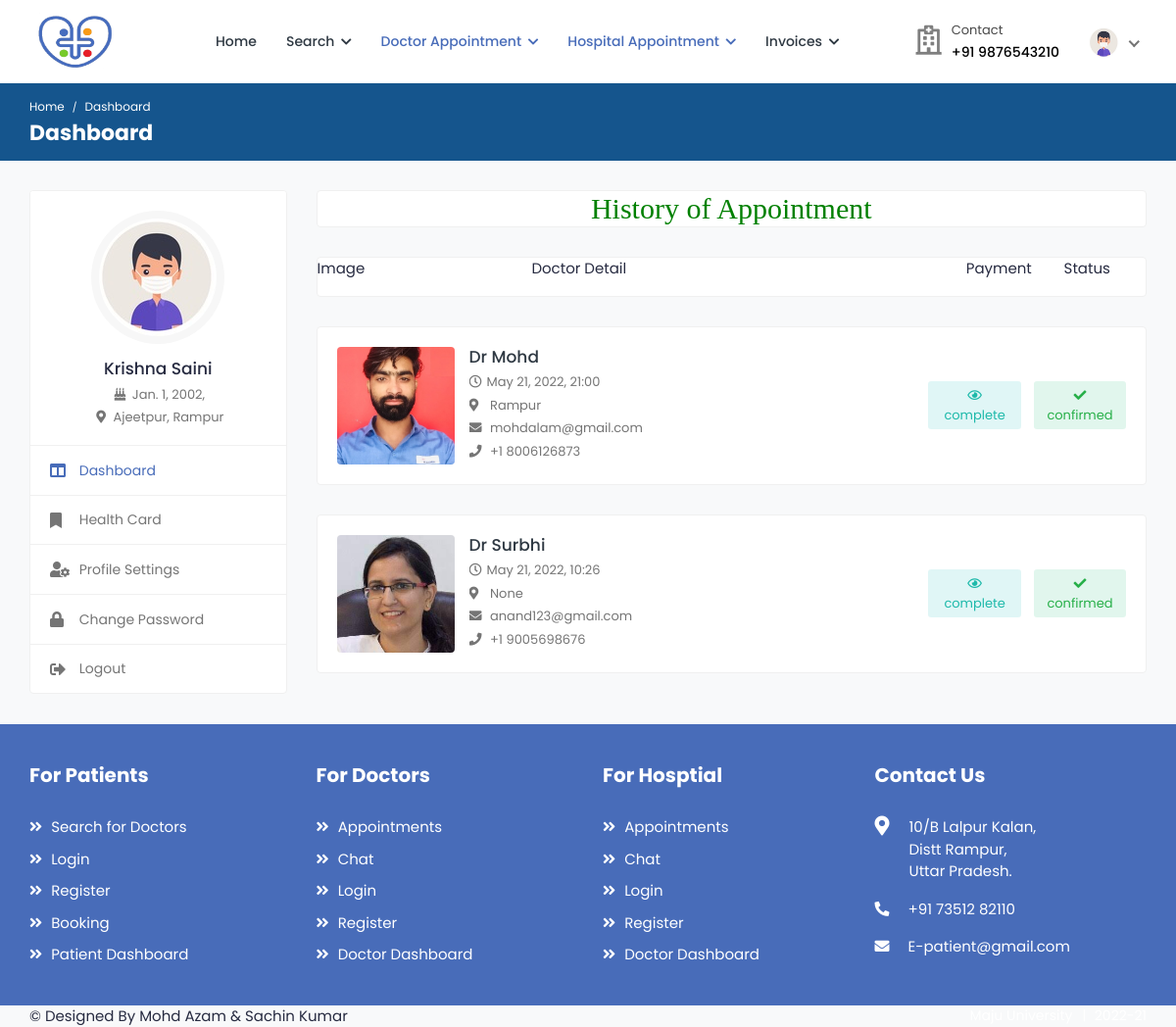
Page /history_p_appointment (signed in) on the committed database.
### health/models.py (models this page shows, shortened)
class Patient(models.Model):
    user = models.ForeignKey(User,on_delete=models.CASCADE,null=True)
    blood_group = models.CharField(max_length=10,choices=blood_group,null=True)
    health_uid = models.CharField(max_length=16,null=True)
    ex_year= models.CharField(max_length=10,null=True)
    ex_month= models.CharField(max_length=10,null=True)
    cvv = models.CharField(max_length=10,null=True)
    mobile = models.CharField(max_length=10,null=True)
    address = models.CharField(max_length=100,null=True)
    card_status = models.CharField(max_length=100,null=True)
    dob = models.DateField(null=True)
    image = models.FileField(null=True)

class Appointment(models.Model):
    doctor=models.ForeignKey(Doctor, on_delete=models.CASCADE, null=True)
    patient=models.ForeignKey(Patient, on_delete=models.CASCADE, null=True)
    medical=models.ForeignKey(Medical, on_delete=models.CASCADE, null=True)
    a_date=models.DateField(null=True)
    a_timing=models.CharField(max_length=100,null=True)
    status=models.CharField(max_length=100,null=True)
    p_status=models.CharField(max_length=100,null=True)

class Doctor(models.Model):
    status = models.CharField(max_length=100,null=True)
    user = models.ForeignKey(User, on_delete=models.CASCADE, null=True)
    mobile = models.CharField(max_length=10, null=True)
    address = models.CharField(max_length=100, null=True)
    experience = models.CharField(max_length=100, null=True)
    specialist = models.CharField(max_length=100, null=True)
    service = models.CharField(max_length=100, null=True)
    clinic = models.CharField(max_length=100, null=True)
    cl_address = models.CharField(max_length=100, null=True)
    daystiming = models.CharField(max_length=100, null=True)
    timing = models.CharField(max_length=100, null=True)
    price = models.CharField(max_length=100, null=True)
    dob = models.DateField(null=True)
    gender = models.CharField(max_length=100,choices=gender,null=True)
    biography = models.TextField(null=True)
    image = models.FileField(null=True)

### health/views.py (the view)
# urls.py: path('history_p_appointment',history_p_appointment,name="history_p_appointment"),
def history_p_appointment(request):
    tod=datetime.date.today()
    data=Appointment.objects.filter(patient=Patient.objects.get(user=request.user),a_date__lte=tod)
    d={'data':data}
    return render(request,'patient/history_p_appoinment.html',d)

### health/templates/patient/history_p_appoinment.html (shortened to what this page needs)
{% extends 'patient/sidebar.html' %}
{% load static %}
{% block b %}
<h2 style="font-family:roman;color:green" align="center" class="card">History of Appointment</h2>
        <div class="card">
                    <div class="row">
                        <div class="col-3">
                            <p>
                                Image
                            </p>
                        </div>
                            <div class="col-5">
                                <p >
                                    Doctor Detail
                                </p>
                            </div>
                        <div class="col-4">
                                    <span style="margin-right:5%;margin-left:30%">
                                        Payment
                                    </span>
                                    <span style="margin-left:6%">
                                        Status
                                    </span>
                            </div>
                        </div>
                    </div>
    {% for i in data %}
        <div class="appointments">
                <div class="appointment-list">
                    <div class="profile-info-widget">
                        <a href="#" class="booking-doc-img">
                            <img src="{{i.doctor.image.url}}" alt="User Image">
                        </a>
                        <div class="profile-det-info" style="">
                            <h3><a href="#">Dr {{i.doctor.user.first_name}}</a></h3>
                            <div class="patient-details">
                                <h5><i class="far fa-clock"></i>{{i.a_date}}, {{i.a_timing}}</h5>
                                <h5><i class="fas fa-map-marker-alt"></i> {{i.doctor.cl_address}}</h5>
                                <h5><i class="fas fa-envelope"></i> {{i.doctor.user.email}}</h5>
                                <h5 class="mb-0"><i class="fas fa-phone"></i> +1 {{i.doctor.mobile}}</h5>
                            </div>
                        </div>
                    </div>
                    <div class="appointment-action">
                        <a href="#" class="btn btn-sm bg-info-light" data-toggle="modal" data-target="#appt_details" style="margin-right:4%">
                            <i class="far fa-eye"></i> {{i.p_status}}
                        </a>
                        <a href="javascript:void(0);" class="btn btn-sm bg-success-light">
                            <i class="fas fa-check"></i>{{i.status}}
                        </a>
                    </div>
                </div>
            </div>
{% endfor %}
{% endblock %}

### health/templates/patient/sidebar.html
{% extends 'patient/patient_navigation.html' %}
{% block body %}
{% load static %}
			<div class="breadcrumb-bar">
				<div class="container-fluid">
					<div class="row align-items-center">
						<div class="col-md-12 col-12">
							<nav aria-label="breadcrumb" class="page-breadcrumb">
								<ol class="breadcrumb">
									<li class="breadcrumb-item"><a href="index-2.html">Home</a></li>
									<li class="breadcrumb-item active" aria-current="page">Dashboard</li>
								</ol>
							</nav>
							<h2 class="breadcrumb-title">Dashboard</h2>
						</div>
					</div>
				</div>
			</div>
			<div class="content">
				<div class="container-fluid">
					<div class="row">
						<div class="col-md-5 col-lg-4 col-xl-3 theiaStickySidebar">
                            <div class="profile-sidebar">
								<div class="widget-profile pro-widget-content">
									<div class="profile-info-widget">
										<a href="#" class="booking-doc-img">
											{% if request.user.patient_set.all.0.image %}
											<img src="{{request.user.patient_set.all.0.image.url}}" alt="User Image">
											{% endif %}
										</a>
										<div class="profile-det-info">
											<h3>{{request.user.first_name}} {{request.user.last_name}}</h3>
											<div class="patient-details">
												<h5><i class="fas fa-birthday-cake"></i> {{request.user.patient_set.all.0.dob}},</h5>
												<h5 class="mb-0"><i class="fas fa-map-marker-alt"></i> {{request.user.patient_set.all.0.address}}</h5>
											</div>
										</div>
									</div>
								</div>
								<div class="dashboard-widget">
									<nav class="dashboard-menu">
										<ul>
											<li class="active">
												<a href="{% url 'patient_dashboard' %}">
													<i class="fas fa-columns"></i>
													<span>Dashboard</span>
												</a>
											</li>
											<li>
												<a href="{%  url 'apply_card' %}">
													<i class="fas fa-bookmark"></i>
													<span>Health Card</span>
												</a>
											</li>
											<li>
												<a href="{% url 'patient_profile' %}">
													<i class="fas fa-user-cog"></i>
													<span>Profile Settings</span>
												</a>
											</li>
											<li>
												<a href="{% url 'change_password' %}">
													<i class="fas fa-lock"></i>
													<span>Change Password</span>
												</a>
											</li>
											<li>
												<a href="{% url 'logout' %}">
													<i class="fas fa-sign-out-alt"></i>
													<span>Logout</span>
												</a>
											</li>
										</ul>
									</nav>
								</div>
							</div>
						</div>
						<div class="col-md-7 col-lg-8 col-xl-9">
                            {% block b %}
                            {% endblock %}
                            </div>
					</div>
				</div>
			</div>
{% endblock %}

### health/templates/patient/patient_navigation.html (shortened to what this page needs)
<!DOCTYPE html>
{% load static %}
<html lang="en">
<head>
		<link rel="stylesheet" href="{% static 'user/css/bootstrap.min.css' %}">
		<link rel="stylesheet" href="{% static 'user/plugins/fontawesome/css/fontawesome.min.css' %}">
		<link rel="stylesheet" href="{% static 'user/plugins/fontawesome/css/all.min.css' %}">
		<link rel="stylesheet" href="{% static 'user/css/style.css' %}">
	</head>
	<body>
		<div class="main-wrapper">
			<header class="header">
				<nav class="navbar navbar-expand-lg header-nav">
					<div class="navbar-header">
						<a href="{% url 'home' %}" class="navbar-brand logo">
							<img src="{% static 'user/img/favicon (1).png' %}" class="img-fluid" alt="Logo" style="width:90px;height:60px">
						</a>
					</div>
					<div class="main-menu-wrapper">
						<ul class="main-nav">
							<li>
								<a href="{% url 'patient_dashboard' %}">Home</a>
							</li>
							<li class="has-submenu">
								<a href="#">Search <i class="fas fa-chevron-down"></i></a>
							</li>
							<li class="has-submenu active">
								<a href="#"> Doctor Appointment <i class="fas fa-chevron-down"></i></a>
							</li>
							<li class="has-submenu active">
								<a href="#"> Hospital Appointment <i class="fas fa-chevron-down"></i></a>
							</li>
							<li class="has-submenu">
								<a href="#">Invoices <i class="fas fa-chevron-down"></i></a>
							</li>
						</ul>
					</div>
					<ul class="nav header-navbar-rht">
						<li class="nav-item contact-item">
							<div class="header-contact-img">
								<i class="far fa-hospital"></i>
							</div>
							<div class="header-contact-detail">
								<p class="contact-header">Contact</p>
								<p class="contact-info-header"> +91 {{request.user.patient_set.all.0.mobile}}</p>
							</div>
						</li>
						<li class="nav-item dropdown has-arrow logged-item">
							<a href="#" class="dropdown-toggle nav-link" data-toggle="dropdown">
								<span class="user-img">
									{% if request.user.patient_set.all.0.image %}
									<img class="rounded-circle" src="{{request.user.patient_set.all.0.image.url}}" width="31" alt="Ryan Taylor">
									{% endif %}
								</span>
							</a>
						</li>
					</ul>
				</nav>
			</header>
{% block body %}
{% endblock %}
			<footer class="footer">
				<div class="footer-top">
					<div class="container-fluid">
						<div class="row">
							<div class="col-lg-3 col-md-6">
								<div class="footer-widget footer-menu">
									<h2 class="footer-title">For Patients</h2>
									<ul>
										<li><a href=""><i class="fas fa-angle-double-right"></i> Search for Doctors</a></li>
										<li><a href=""><i class="fas fa-angle-double-right"></i> Login</a></li>
										<li><a href=""><i class="fas fa-angle-double-right"></i> Register</a></li>
										<li><a href=""><i class="fas fa-angle-double-right"></i> Booking</a></li>
										<li><a href=""><i class="fas fa-angle-double-right"></i> Patient Dashboard</a></li>
									</ul>
								</div>
							</div>
							<div class="col-lg-3 col-md-6">
								<div class="footer-widget footer-menu">
									<h2 class="footer-title">For Doctors</h2>
									<ul>
										<li><a href=""><i class="fas fa-angle-double-right"></i> Appointments</a></li>
										<li><a href=""><i class="fas fa-angle-double-right"></i> Chat</a></li>
										<li><a href=""><i class="fas fa-angle-double-right"></i> Login</a></li>
										<li><a href=""><i class="fas fa-angle-double-right"></i> Register</a></li>
										<li><a href=""><i class="fas fa-angle-double-right"></i> Doctor Dashboard</a></li>
									</ul>
								</div>
							</div>
								<div class="col-lg-3 col-md-6">
								<div class="footer-widget footer-menu">
									<h2 class="footer-title">For Hosptial</h2>
									<ul>
										<li><a href=""><i class="fas fa-angle-double-right"></i> Appointments</a></li>
										<li><a href=""><i class="fas fa-angle-double-right"></i> Chat</a></li>
										<li><a href=""><i class="fas fa-angle-double-right"></i> Login</a></li>
										<li><a href=""><i class="fas fa-angle-double-right"></i> Register</a></li>
										<li><a href=""><i class="fas fa-angle-double-right"></i> Doctor Dashboard</a></li>
									</ul>
								</div>
							</div>
								<div class="footer-widget footer-contact">
									<h2 class="footer-title">Contact Us</h2>
									<div class="footer-contact-info">
										<div class="footer-address">
											<span><i class="fas fa-map-marker-alt"></i></span>
											<p> 10/B Lalpur Kalan,<br> Distt Rampur, <br>Uttar Pradesh. </p>
										</div>
										<p>
											<i class="fas fa-phone-alt"></i>
											+91 73512 82110
										</p>
										<p class="mb-0">
											<i class="fas fa-envelope"></i>
											E-patient@gmail.com
										</p>
									</div>
								</div>
							</div>
						</div>
					</div>
				</div>
                <div class="footer-bottom">
					<div class="container-fluid">
						<div class="copyright">
							<div class="row">
								<div class="col-md-6 col-lg-6">
									<div class="copyright-text">
										<p class="mb-0"><a>© Designed By Mohd Azam & Sachin Kumar </a></p>
									</div>
								</div>
								<div class="col-md-6 col-lg-6">
									<div class="copyright-menu">
										<ul class="policy-menu">
											<li><a>Maju University</a></li>
											<li><a>2022-21</a></li>
										</ul>
									</div>
								</div>
							</div>
						</div>
					</div>
				</div>
	</body>
</html>

### rows in the picture
Appointment: doctor.image (picture), doctor.user.first_name "Mohd", a_date "May 21, 2022", a_timing "21:00", doctor.cl_address "Rampur", doctor.user.email "mohdalam@gmail.com", doctor.mobile "8006126873", p_status "complete", status "confirmed"
Appointment: doctor.image (picture), doctor.user.first_name "Surbhi", a_date "May 21, 2022", a_timing "10:26", doctor.cl_address "None", doctor.user.email "anand123@gmail.com", doctor.mobile "9005698676", p_status "complete", status "confirmed"

### other values in the picture
{{ request.user.patient_set.all.0.mobile }} "9876543210"
{{ request.user.first_name }} "Krishna"
{{ request.user.last_name }} "Saini"
{{ request.user.patient_set.all.0.dob }} "Jan. 1, 2002"
{{ request.user.patient_set.all.0.address }} "Ajeetpur, Rampur"
